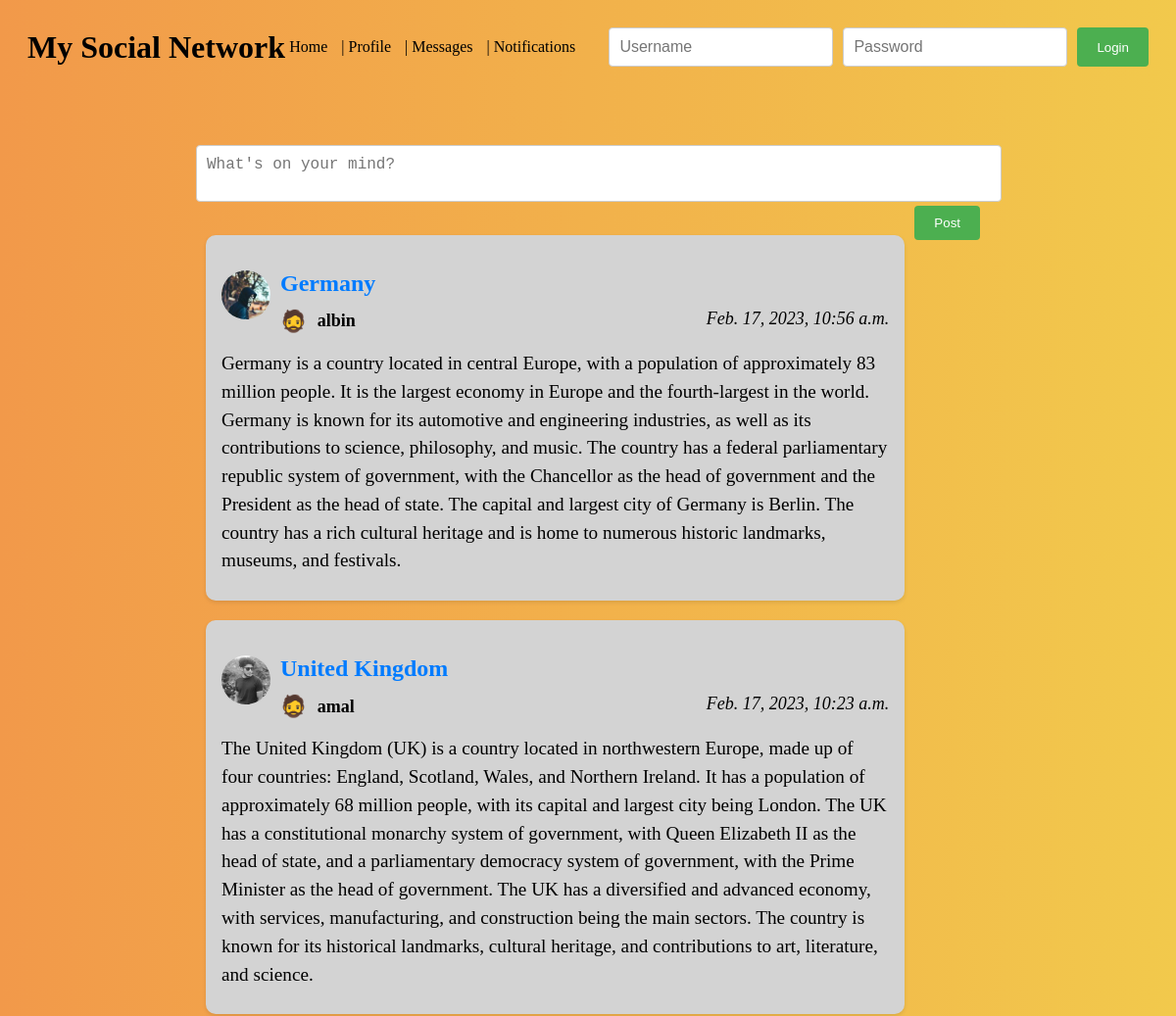
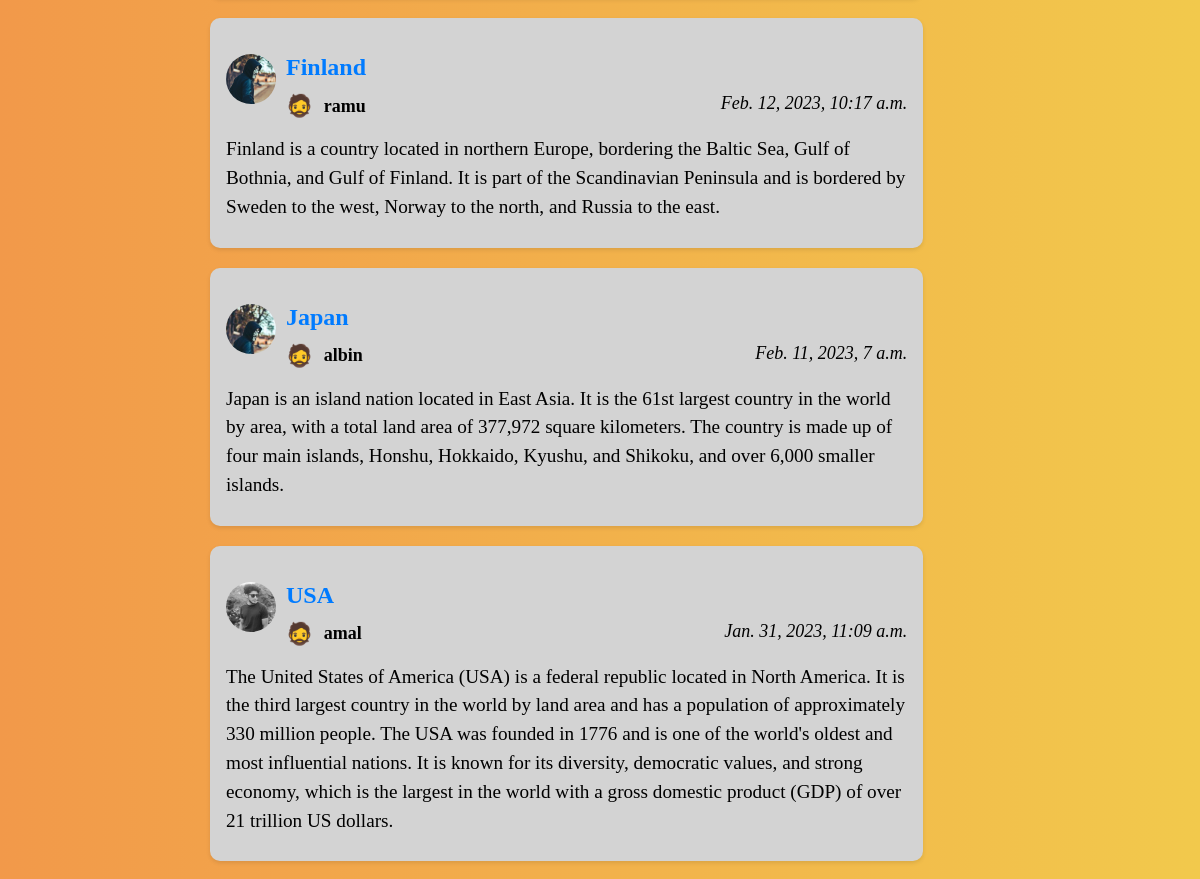
The page / on the database its author committed (2 pictures, top to bottom).
### blog/models.py (models this page shows, shortened)
class post(models.Model):
    title=models.CharField(max_length=100)
    date=models.DateTimeField(default=timezone.now)
    author=models.ForeignKey(User,on_delete=models.CASCADE)
    content=models.TextField()

### users/models.py (models this page shows, shortened)
class profile(models.Model):
    user=models.OneToOneField(User,on_delete=models.CASCADE)
    image = models.ImageField(default='default.jpg', upload_to='profile_pics')

### blog/views.py (the view)
class PostListView(ListView):
     model = post
     template_name = 'blog/home.html'
     context_object_name = 'posts'
     ordering = ['-date']

### blog/templates/blog/home.html (shortened to what this page needs)
{%extends 'blog/base.html' %}
{%block b%}
<div class="post-container">
  {% for post in posts %}
    <div class="post">
      <div class="profile-picture">
        <img src="{{ post.author.profile.image.url }}" alt="Profile Picture">
      </div>
      <a class="a" href="{% url 'post-detail' post.id %}">
        <h2 class="title">{{ post.title }}</h2>
      </a>
      <div class="meta">
        <div class="author">
          <span class="author-icon">🧔</span> <b>{{ post.author }}</b>
        </div>
        <div class="date">{{ post.date }}</div>
      </div>
      <div class="content">
        <p>{{ post.content }}</p>
      </div>
    </div>
  {% endfor %}
</div>
{%endblock%}

### blog/templates/blog/base.html (shortened to what this page needs)
{% load static %}
<!DOCTYPE html>
<html>
<head>
  <link rel="stylesheet" type="text/css" href="{% static 'blog/Main.css' %}">
  <link rel="stylesheet" type="text/css" href="{% static 'blog/nav.css' %}">
  <link rel="stylesheet" type="text/css" href="{% static 'blog/post.css' %}">
  <link rel="stylesheet" type="text/css" href="{% static 'blog/button.css' %}">
  <link rel="stylesheet" type="text/css" href="{% static 'blog/author.css' %}">
  <link rel="stylesheet" type="text/css" href="{% static 'blog/aligment.css' %}">
  <link rel="stylesheet" type="text/css" href="{% static 'user/profile.css' %}">
  <link rel="stylesheet" type="text/css" href="{% static 'user/crispy_forms.css' %}">
  <div class="header">
  <h1>My Social Network</h1>
  <nav>
        <a href="{% url 'blog-home'%}">Home</a> |
        <a href="{% url 'profile' %}">Profile</a> |
        <a href="#">Messages</a> |
        <a href="#">Notifications</a>
  </nav>
{% if user.is_authenticated %}
    <a href="{% url 'logout'%}">
              <input type="submit" value="Log out">
    </a>
{% else %}
  <form>
    <input type="text" placeholder="Username">
    <input type="password" placeholder="Password">
    <input type="submit" value="Login">
  </form>
{% endif %}
</div>
</head>
 <body>
      <div class="container">
        <div class="header">
        </div>
        <div class="post-form">
          <textarea placeholder="What's on your mind?"></textarea>
          <input type="submit" value="Post">
        </div>
    {% block b %}{% endblock %}
</body>

### blog/static/blog/main.css (style rules this page uses)
.container { max-width: 800px; margin: 0 auto; }
.header { display: flex; justify-content: space-between; align-items: center; padding: 20px; }
.header h1 { margin: 0; }
.header form { display: flex; }
.header input[type="text"], .header input[type="password"] { padding: 10px; font-size: 16px; border: 1px solid #ccc; border-radius: 4px; margin-right: 10px; }
.header input[type="submit"] { padding: 10px 20px; background-color: #4CAF50; color: white; border: none; border-radius: 4px; cursor: pointer; }
.post-form { margin: 20px 0; }
.post-form textarea { width: 100%; padding: 10px; font-size: 16px; border: 1px solid #ccc; border-radius: 4px; resize: none; }
.post-form input[type="submit"] { padding: 10px 20px; background-color: #4CAF50; color: white; border: none; border-radius: 4px; cursor: pointer; float: right; }
.post { background-color: #f2f2f2; padding: 20px; margin-bottom: 20px; }
.post p { margin: 10px 0; }

### blog/static/blog/nav.css (style rules this page uses)
.header nav { display: inline-block; margin-right: 20px; }
.header nav a { text-decoration: none; color: black; margin-right: 10px; }

### blog/static/blog/post.css (style rules this page uses)
.post { width: 500px; background-color: lightgray; margin: 20px; padding: 20px; }
.title { font-size: 24px; margin-bottom: 10px; }
.meta { display: flex; justify-content: space-between; margin-bottom: 20px; }
.author { font-size: 18px; }
.date { font-size: 18px; }
.content { font-size: 18px; line-height: 1.5; }

### blog/static/blog/button.css (style rules this page uses)
input[type="submit"] { padding: 10px 20px; background-color: blue; color: white; border: none; border-radius: 5px; cursor: pointer; }

### blog/static/blog/author.css (style rules this page uses)
.post { width: 50%; margin: 1em auto; padding: 1em; box-shadow: 2px 2px 4px rgba(0, 0, 0, 0.1); }
.title { font-size: 1.5em; margin-bottom: 0.5em; }
.meta { display: flex; justify-content: space-between; margin-bottom: 1em; }
.author { display: flex; align-items: center; }
.author-icon { font-size: 1.2em; margin-right: 0.5em; }
.date { font-style: italic; }
.content { font-size: 1.2em; line-height: 1.5; }

### blog/static/blog/aligment.css (style rules this page uses)
.post-container { display: flex; flex-wrap: wrap; justify-content: space-between; }
.post { width: 48%; margin-bottom: 20px; }

### users/static/user/profile.css (style rules this page uses)
.profile-picture { width: 200px; height: 200px; border-radius: 50%; overflow: hidden; margin-bottom: 20px; }
.profile-picture img { width: 100%; }

### users/static/user/crispy_forms.css (style rules this page uses)
input[type="submit"] { background-color: #4CAF50; color: white; padding: 12px 20px; border: none; border-radius: 5px; cursor: pointer; }

### blog/templates/blog/base.html (style rules this page uses)
body { background: linear-gradient(to right, #f2994a, #f2c94c); }

### blog/templates/blog/home.html (style rules this page uses)
.post-container { display: flex; flex-wrap: wrap; }
.post { width: calc(100% - 10px); margin: 10px; box-shadow: 0 2px 4px rgba(0, 0, 0, 0.1); border-radius: 10px; overflow: hidden; }
.profile-picture { width: 50px; height: 50px; border-radius: 50%; overflow: hidden; float: left; margin-right: 10px; }
.profile-picture img { width: 100%; }
a { color: #007bff; text-decoration: none; }

### rows shown on the page
post: author.profile.image (picture), title "Germany", author "albin", date "Feb. 17, 2023, 10:56 a.m.", content "Germany is a country located in central Europe, with a population of approximately 83 million people. It is the largest economy in Europe and the fourth-largest in the world. Germany is known for its automotive and engineering industries, as well as its contributions to science, philosophy, and music. The country has a federal parliamentary republic system of government, with the Chancellor as the head of government and the President as the head of state. The capital and largest city of Germany is Berlin. The country has a rich cultural heritage and is home to numerous historic landmarks, museums, and festivals."
post: author.profile.image (picture), title "United Kingdom", author "amal", date "Feb. 17, 2023, 10:23 a.m.", content "The United Kingdom (UK) is a country located in northwestern Europe, made up of four countries: England, Scotland, Wales, and Northern Ireland. It has a population of approximately 68 million people, with its capital and largest city being London. The UK has a constitutional monarchy system of government, with Queen Elizabeth II as the head of state, and a parliamentary democracy system of government, with the Prime Minister as the head of government. The UK has a diversified and advanced economy, with services, manufacturing, and construction being the main sectors. The country is known for its historical landmarks, cultural heritage, and contributions to art, literature, and science."
post: author.profile.image (placeholder picture), title "Finland", author "ramu", date "Feb. 12, 2023, 10:17 a.m.", content "Finland is a country located in northern Europe, bordering the Baltic Sea, Gulf of Bothnia, and Gulf of Finland. It is part of the Scandinavian Peninsula and is bordered by Sweden to the west, Norway to the north, and Russia to the east."
post: author.profile.image (picture), title "Japan", author "albin", date "Feb. 11, 2023, 7 a.m.", content "Japan is an island nation located in East Asia. It is the 61st largest country in the world by area, with a total land area of 377,972 square kilometers. The country is made up of four main islands, Honshu, Hokkaido, Kyushu, and Shikoku, and over 6,000 smaller islands."
post: author.profile.image (picture), title "USA", author "amal", date "Jan. 31, 2023, 11:09 a.m.", content "The United States of America (USA) is a federal republic located in North America. It is the third largest country in the world by land area and has a population of approximately 330 million people. The USA was founded in 1776 and is one of the world's oldest and most influential nations. It is known for its diversity, democratic values, and strong economy, which is the largest in the world with a gross domestic product (GDP) of over 21 trillion US dollars."
